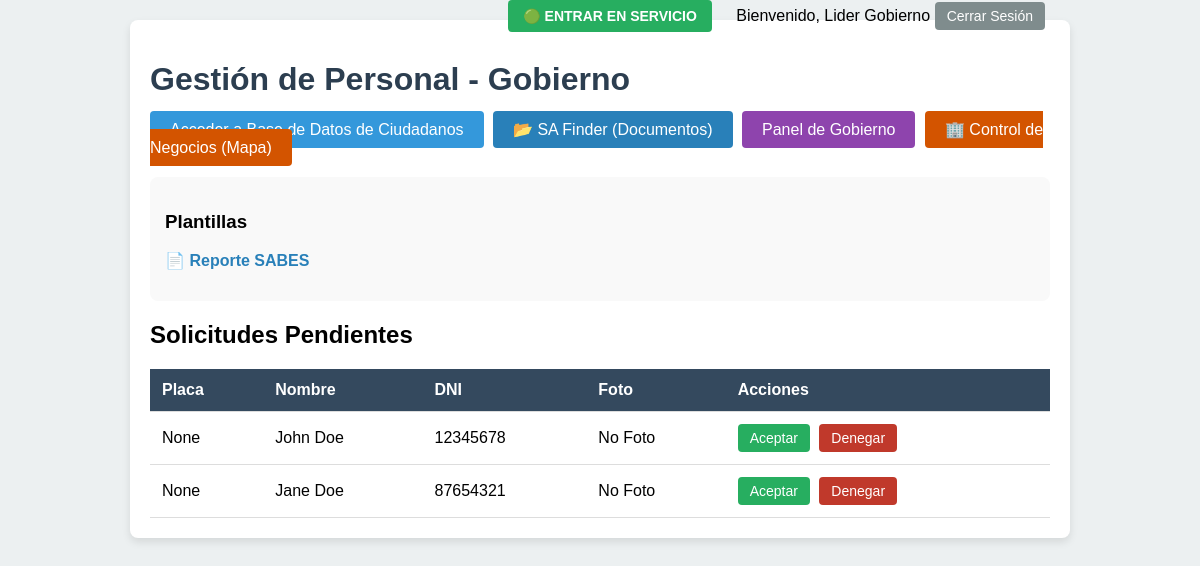
Screenshot of /official/dashboard (signed in) with the database file from the repository.
### app/models.py (models this page shows, shortened)
class User(UserMixin, db.Model):
    id = db.Column(db.Integer, primary_key=True)
    first_name = db.Column(db.String(64), index=True)
    last_name = db.Column(db.String(64), index=True)
    dni = db.Column(db.String(20), index=True, unique=True)
    password_hash = db.Column(db.String(256))
    badge_id = db.Column(db.String(20), index=True, unique=True, nullable=True)
    department = db.Column(db.String(64), nullable=True)
    official_rank = db.Column(db.String(64), nullable=True)
    official_status = db.Column(db.String(20), default='Pendiente') # Pendiente, Aprobado, Suspendido
    selfie_filename = db.Column(db.String(120), nullable=True)
    dni_photo_filename = db.Column(db.String(120), nullable=True)
    discord_id = db.Column(db.String(50), unique=True, nullable=True)
    on_duty = db.Column(db.Boolean, default=False)
    receive_notifications = db.Column(db.Boolean, default=True)
    created_at = db.Column(db.DateTime, default=datetime.utcnow)
    licenses = db.relationship('License', backref='holder', lazy='dynamic', cascade="all, delete-orphan")
    criminal_records = db.relationship('CriminalRecord', foreign_keys='CriminalRecord.user_id', backref='subject', lazy='dynamic', cascade="all, delete-orphan")
    authored_reports = db.relationship('CriminalRecord', foreign_keys='CriminalRecord.author_id', backref='author', lazy='dynamic')
    traffic_fines = db.relationship('TrafficFine', foreign_keys='TrafficFine.user_id', backref='offender', lazy='dynamic', cascade="all, delete-orphan")
    comments = db.relationship('Comment', foreign_keys='Comment.user_id', backref='subject_user', lazy='dynamic', cascade="all, delete-orphan")
    businesses = db.relationship('Business', backref='owner', lazy='dynamic', cascade="all, delete-orphan")
    appointments_made = db.relationship('Appointment', foreign_keys='Appointment.citizen_id', backref='citizen', lazy=True, cascade="all, delete-orphan")
    appointments_received = db.relationship('Appointment', foreign_keys='Appointment.official_id', backref='official', lazy=True, cascade="all, delete-orphan")

### app/routes.py (the view)
@bp.route('/official/dashboard')
@login_required
def official_dashboard():
    if not current_user.badge_id:
        return redirect(url_for('main.citizen_dashboard'))
    pending_users = []
    if current_user.department == 'Gobierno' and current_user.official_rank == 'Lider':
         pending_users = User.query.filter_by(official_status='Pendiente').all()
    elif current_user.official_rank == 'Lider':
        pending_users = User.query.filter_by(department=current_user.department, official_status='Pendiente').all()
    return render_template('official_dashboard.html', pending_users=pending_users)

### app/__init__.py (called while the page is built)
def create_app(config_class=Config):
    app = Flask(__name__)
    app.config.from_object(config_class)
    if not os.path.exists(app.instance_path):
        os.makedirs(app.instance_path)
    db.init_app(app)
    migrate.init_app(app, db)
    login.init_app(app)
    csrf.init_app(app)
    from app.models import User
    @login.user_loader
    def load_user(id):
        return User.query.get(int(id))
    from app.routes import bp as main_bp
    app.register_blueprint(main_bp)
    return app

### app/templates/official_dashboard.html (shortened to what this page needs)
<!DOCTYPE html>
<html lang="es">
<head>
</head>
<body>
    <div class="container">
        <div class="logout">
            <div style="display: inline-block; margin-right: 15px;">
                <form action="{{ url_for('main.official_toggle_duty') }}" method="POST" style="display:inline;">
                    {% if current_user.on_duty %}
                        <button type="submit" class="btn" style="background-color: #e74c3c; color: white; padding: 8px 15px; font-weight: bold;">
                            🔴 SALIR DE SERVICIO
                        </button>
                    {% else %}
                        <button type="submit" class="btn" style="background-color: #27ae60; color: white; padding: 8px 15px; font-weight: bold;">
                            🟢 ENTRAR EN SERVICIO
                        </button>
                    {% endif %}
                </form>
            </div>
            <span>Bienvenido, {{ current_user.official_rank }} {{ current_user.last_name }}</span>
            <a href="{{ url_for('main.logout') }}" class="btn" style="background-color: #7f8c8d; color: white;">Cerrar Sesión</a>
        </div>
        <h1>Gestión de Personal - {{ current_user.department }}</h1>
        <div style="margin-bottom: 20px;">
            <a href="{{ url_for('main.official_database') }}" class="btn" style="background-color: #3498db; color: white; padding: 10px 20px; font-size: 16px;">Acceder a Base de Datos de Ciudadanos</a>
            <a href="{{ url_for('main.safinder') }}" class="btn" style="background-color: #2980b9; color: white; padding: 10px 20px; font-size: 16px;">📂 SA Finder (Documentos)</a>
            {% if current_user.department == 'Gobierno' %}
                <a href="{{ url_for('main.government_dashboard') }}" class="btn" style="background-color: #8e44ad; color: white; padding: 10px 20px; font-size: 16px;">Panel de Gobierno</a>
            {% endif %}
            {% if current_user.department == 'SABES' or current_user.department == 'Gobierno' %}
                <a href="{{ url_for('main.official_businesses') }}" class="btn" style="background-color: #d35400; color: white; padding: 10px 20px; font-size: 16px;">🏢 Control de Negocios (Mapa)</a>
            {% endif %}
        </div>
        <div style="margin-bottom: 20px; padding: 15px; background-color: #f9f9f9; border-radius: 8px;">
            <h3>Plantillas</h3>
            <ul style="list-style-type: none; padding: 0;">
                <li style="margin-bottom: 10px;">
                    📄 <a href="#" id="openModalBtn" style="color: #2980b9; text-decoration: none; font-weight: bold;">Reporte SABES</a>
                </li>
            </ul>
        </div>
        <h2>Solicitudes Pendientes</h2>
        {% if pending_users %}
        <table>
            <thead>
                <tr>
                    <th>Placa</th>
                    <th>Nombre</th>
                    <th>DNI</th>
                    <th>Foto</th>
                    <th>Acciones</th>
                </tr>
            </thead>
            <tbody>
                {% for user in pending_users %}
                <tr>
                    <td>{{ user.badge_id }}</td>
                    <td>{{ user.first_name }} {{ user.last_name }}</td>
                    <td>{{ user.dni }}</td>
                    <td>
                        {% if user.selfie_filename %}
                        <a href="{{ url_for('static', filename='img/' + user.selfie_filename) }}" target="_blank">Ver Foto</a>
                        {% else %}
                        No Foto
                        {% endif %}
                    </td>
                    <td>
                        <form action="{{ url_for('main.official_action', user_id=user.id, action='approve') }}" method="post" style="display:inline;">
                            <button type="submit" class="btn btn-accept">Aceptar</button>
                        </form>
                        <form action="{{ url_for('main.official_action', user_id=user.id, action='deny') }}" method="post" style="display:inline;">
                            <button type="submit" class="btn btn-deny">Denegar</button>
                        </form>
                    </td>
                </tr>
                {% endfor %}
            </tbody>
        </table>
        {% else %}
            <p>No hay solicitudes pendientes.</p>
        {% endif %}
    </div>
</body>
</html>

### app/templates/official_dashboard.html (style rules this page uses)
body { font-family: Arial, sans-serif; background-color: #ecf0f1; margin: 0; padding: 20px; }
.container { max-width: 900px; margin: 0 auto; background-color: white; padding: 20px; border-radius: 8px; box-shadow: 0 4px 8px rgba(0,0,0,0.1); }
h1 { color: #2c3e50; }
table { width: 100%; border-collapse: collapse; margin-top: 20px; }
th, td { text-align: left; padding: 12px; border-bottom: 1px solid #ddd; }
th { background-color: #34495e; color: white; }
.btn { padding: 6px 12px; border: none; border-radius: 4px; cursor: pointer; text-decoration: none; font-size: 14px; margin-right: 5px; }
.btn-accept { background-color: #27ae60; color: white; }
.btn-deny { background-color: #c0392b; color: white; }
.logout { float: right; margin-top: -40px; }

### rows the page displays
User: official_rank "Lider", last_name "Gobierno", department "Gobierno"
User: badge_id "None", first_name "John", last_name "Doe", dni "12345678", shows "No Foto"
User: badge_id "None", first_name "Jane", last_name "Doe", dni "87654321", shows "No Foto"
